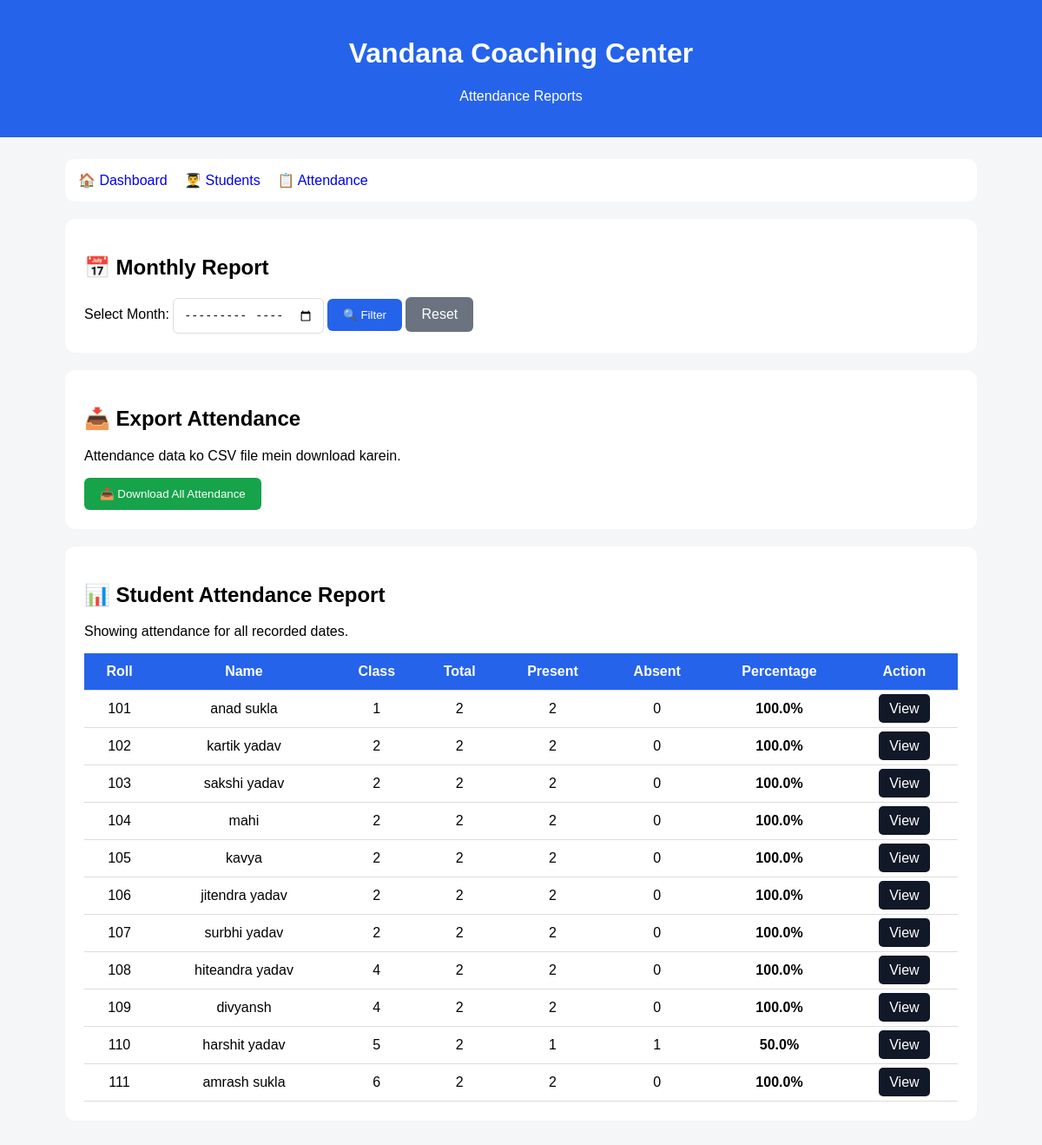
The page /reports (signed in) on the database its author committed.
### tables this page shows
CREATE TABLE students (
            id INTEGER PRIMARY KEY AUTOINCREMENT,
            name TEXT NOT NULL,
            class_name TEXT NOT NULL,
            roll_number TEXT
        , guardian_name TEXT, guardian_phone TEXT, section TEXT);

### app.py (the view)
@app.route("/reports")
@teacher_or_hod_required
def reports():
    selected_month = request.args.get(
        "month",
        ""
    ).strip()
    conn = get_db_connection()
    students = conn.execute("""
        SELECT *
        FROM students

        ORDER BY
            class_name,
            roll_number,
            name
    """).fetchall()
    report_data = []
    for student in students:
        if selected_month:
            total = conn.execute("""
                SELECT COUNT(*)

                FROM attendance

                WHERE student_id = ?

                AND attendance_date LIKE ?
            """, (
                student["id"],
                f"{selected_month}%"
            )).fetchone()[0]
            present = conn.execute("""
                SELECT COUNT(*)

                FROM attendance

                WHERE student_id = ?

                AND status = 'Present'

                AND attendance_date LIKE ?
            """, (
                student["id"],
                f"{selected_month}%"
            )).fetchone()[0]
        else:
            total = conn.execute("""
                SELECT COUNT(*)

                FROM attendance

                WHERE student_id = ?
            """, (
                student["id"],
            )).fetchone()[0]
            present = conn.execute("""
                SELECT COUNT(*)

                FROM attendance

                WHERE student_id = ?

                AND status = 'Present'
            """, (
                student["id"],
            )).fetchone()[0]
        absent = total - present
        if total > 0:
            percentage = round(
                (present / total) * 100,
                2
            )
        else:
            percentage = 0
        report_data.append({
            "id":
                student["id"],
            "name":
                student["name"],
            "class_name":
                student["class_name"],
            "roll_number":
                student["roll_number"],
            "total":
                total,
            "present":
                present,
            "absent":
                absent,
            "percentage":
                percentage
        })
    conn.close()
    return render_template(
        "reports.html",
        reports=report_data,
        selected_month=
            selected_month
    )

### app.py (called while the page is built, shortened)
def get_db_connection():
    conn = sqlite3.connect(DATABASE)
    conn.row_factory = sqlite3.Row
    return conn

def role_required(*allowed_roles):
    def decorator(view_func):
        @wraps(view_func)
        def wrapped_view(*args, **kwargs):
            user_role = session.get("role")
            return view_func(*args, **kwargs)
        return wrapped_view
    return decorator

### templates/reports.html (shortened to what this page needs)
<!DOCTYPE html>
<html lang="en">
<head>
</head>
<body>
<div class="header">
    <h1>
        Vandana Coaching Center
    </h1>
    <p>
        Attendance Reports
    </p>
</div>
<div class="container">
    <div class="nav">
        <a href="/">
            🏠 Dashboard
        </a>
        <a href="/students">
            👨‍🎓 Students
        </a>
        <a href="/attendance">
            📋 Attendance
        </a>
    </div>
    <div class="card">
        <h2>
            📅 Monthly Report
        </h2>
        <form
            method="GET"
            action="/reports"
        >
            <label>
                Select Month:
            </label>
            <input
                type="month"
                name="month"
                value="{{ selected_month }}"
            >
            <button
                type="submit"
                class="filter"
            >
                🔍 Filter
            </button>
            <a
                href="/reports"
                class="reset"
            >
                Reset
            </a>
        </form>
    </div>
    <div class="card">
        <h2>
            📥 Export Attendance
        </h2>
        <p>
            Attendance data ko CSV file mein download karein.
        </p>
        {% if selected_month %}
        <a
            href="/export_csv?month={{ selected_month }}"
        >
            <button class="export">
                📥 Download {{ selected_month }} CSV
            </button>
        </a>
        {% else %}
        <a href="/export_csv">
            <button class="export">
                📥 Download All Attendance
            </button>
        </a>
        {% endif %}
    </div>
    <div class="card">
        <h2>
            📊 Student Attendance Report
        </h2>
        {% if selected_month %}
        <p>
            Showing report for:
            <strong>
                {{ selected_month }}
            </strong>
        </p>
        {% else %}
        <p>
            Showing attendance for all recorded dates.
        </p>
        {% endif %}
        <div style="overflow-x:auto;">
            <table>
                <tr>
                    <th>
                        Roll
                    </th>
                    <th>
                        Name
                    </th>
                    <th>
                        Class
                    </th>
                    <th>
                        Total
                    </th>
                    <th>
                        Present
                    </th>
                    <th>
                        Absent
                    </th>
                    <th>
                        Percentage
                    </th>
                    <th>
                        Action
                    </th>
                </tr>
                {% for report in reports %}
                <tr>
                    <td>
                        {{ report["roll_number"] }}
                    </td>
                    <td>
                        {{ report["name"] }}
                    </td>
                    <td>
                        {{ report["class_name"] }}
                    </td>
                    <td>
                        {{ report["total"] }}
                    </td>
                    <td>
                        {{ report["present"] }}
                    </td>
                    <td>
                        {{ report["absent"] }}
                    </td>
                    <td class="percentage">
                        {{ report["percentage"] }}%
                    </td>
                    <td>
                        <a
                            href="/student_report/{{ report['id'] }}"
                            class="view"
                        >
                            View
                        </a>
                    </td>
                </tr>
                {% else %}
                <tr>
                    <td colspan="8">
                        No students found.
                    </td>
                </tr>
                {% endfor %}
            </table>
        </div>
    </div>
</div>
</body>
</html>

### templates/reports.html (style rules this page uses)
* { box-sizing: border-box; }
body { margin: 0; font-family: Arial, sans-serif; background: #f4f6f8; }
.header { background: #2563eb; color: white; padding: 22px; text-align: center; }
.container { max-width: 1100px; margin: auto; padding: 25px; }
.nav { background: white; padding: 15px; border-radius: 10px; margin-bottom: 20px; }
.nav a { text-decoration: none; margin-right: 15px; }
.card { background: white; padding: 22px; border-radius: 12px; margin-bottom: 20px; }
input { padding: 11px; border: 1px solid #ddd; border-radius: 6px; }
button { padding: 11px 18px; border: none; border-radius: 6px; cursor: pointer; }
.filter { background: #2563eb; color: white; }
.export { background: #16a34a; color: white; }
.reset { background: #6b7280; color: white; text-decoration: none; padding: 11px 18px; border-radius: 6px; display: inline-block; }
table { width: 100%; border-collapse: collapse; }
th, td { padding: 12px; border-bottom: 1px solid #ddd; text-align: center; }
th { background: #2563eb; color: white; }
.percentage { font-weight: bold; }
.view { background: #111827; color: white; text-decoration: none; padding: 8px 12px; border-radius: 5px; }

### rows shown on the page
students: roll_number "101", name "anad sukla", class_name "1", total "2", present "2", absent "0", percentage "100.0"
students: roll_number "102", name "kartik yadav", class_name "2", total "2", present "2", absent "0", percentage "100.0"
students: roll_number "103", name "sakshi yadav", class_name "2", total "2", present "2", absent "0", percentage "100.0"
students: roll_number "104", name "mahi", class_name "2", total "2", present "2", absent "0", percentage "100.0"
students: roll_number "105", name "kavya", class_name "2", total "2", present "2", absent "0", percentage "100.0"
students: roll_number "106", name "jitendra yadav", class_name "2", total "2", present "2", absent "0", percentage "100.0"
students: roll_number "107", name "surbhi yadav", class_name "2", total "2", present "2", absent "0", percentage "100.0"
students: roll_number "108", name "hiteandra yadav", class_name "4", total "2", present "2", absent "0", percentage "100.0"
students: roll_number "109", name "divyansh", class_name "4", total "2", present "2", absent "0", percentage "100.0"
students: roll_number "110", name "harshit yadav", class_name "5", total "2", present "1", absent "1", percentage "50.0"
students: roll_number "111", name "amrash sukla", class_name "6", total "2", present "2", absent "0", percentage "100.0"
